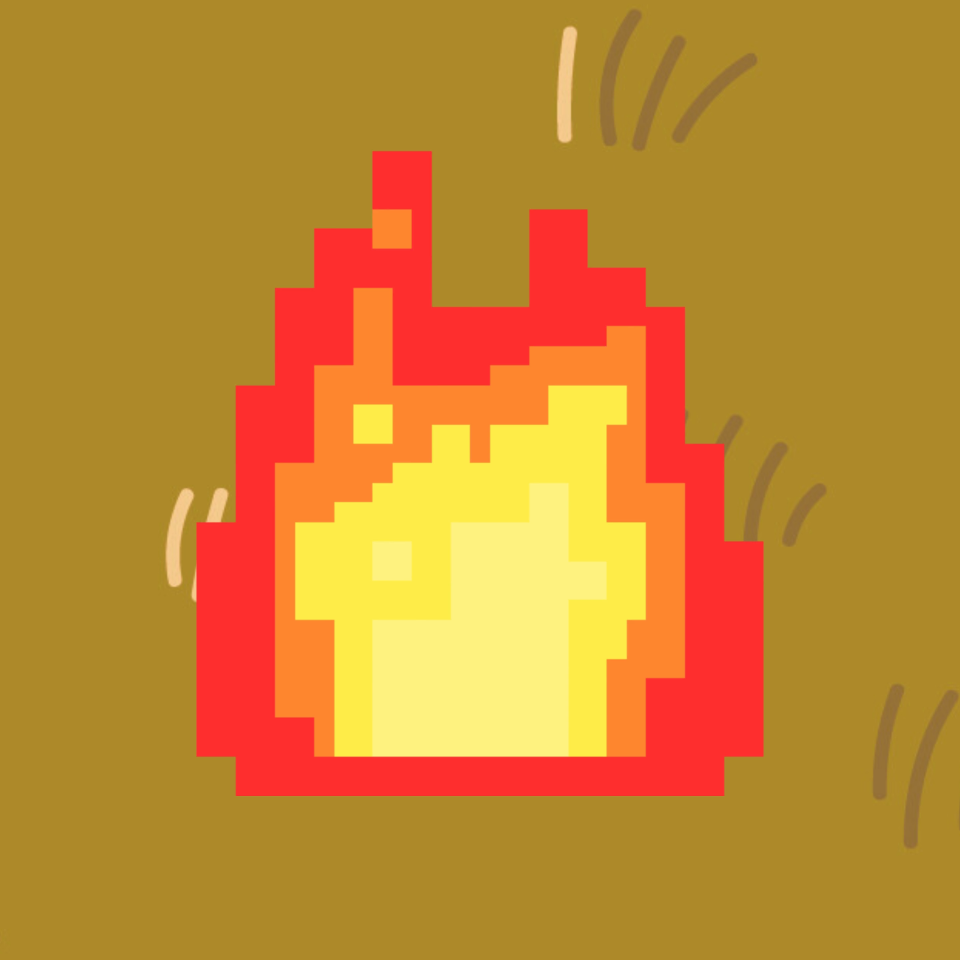
#> input picture frame 16 of image/Fire.mp4, 2880 x 2880 px (shown at 1/3 size)
$ python video_handler.py
#> lines starting #> are read from the running program, lines starting #| are printed output that depends on the picture
import cv2
from PIL import Image

def process(file_name, destination_name):
#> called with file_name = 'Fire.mp4', destination_name = 'fire_animation/fire'
    print(f'Reading animation from {file_name}, destination: {destination_name}')
    vidcap = cv2.VideoCapture(file_name)
    success, image = vidcap.read()
#> image is the input picture: shape (2880, 2880, 3); mean B, G, R 48.3, 135.9, 196.7
    count = 0
    while success:
        image = cv2.resize(image, (200, 200), interpolation = cv2.INTER_AREA)
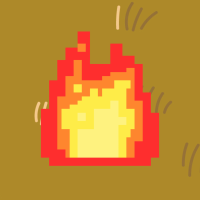
#> image: shape (200, 200, 3); mean B, G, R 48.3, 135.9, 196.7
        cv2.imwrite(f'{destination_name}_{count}.jpg', image)
        success, image = vidcap.read()
        print('Read a new frame: ', success)
#| Read a new frame:  True
        count += 1

if __name__ == "__main__":
    process("Fire.mp4", r"fire_animation/fire")
    process("Water.mp4", r"water_animation/water")

$ run again, starting later in the video
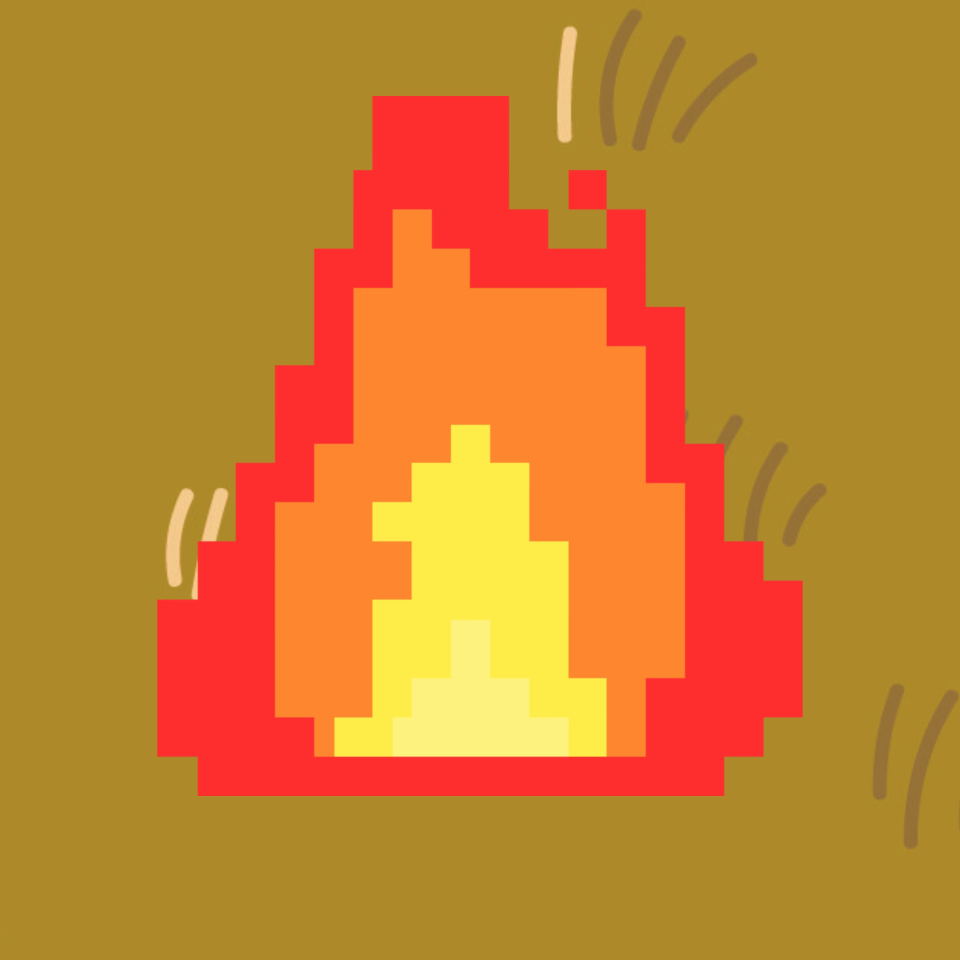
#> input picture frame 72 of image/Fire.mp4, 2880 x 2880 px (shown at 1/3 size)
#> in process, image is the input picture: shape (2880, 2880, 3); mean B, G, R 45.7, 129.6, 199.4
#> in process, `image = cv2.resize(image, (200, 200), interpolation = cv2.INTER_AREA)`:
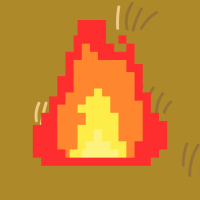
#> image: shape (200, 200, 3); mean B, G, R 45.7, 129.6, 199.4
#| Read a new frame:  True

$ run again, starting later in the video
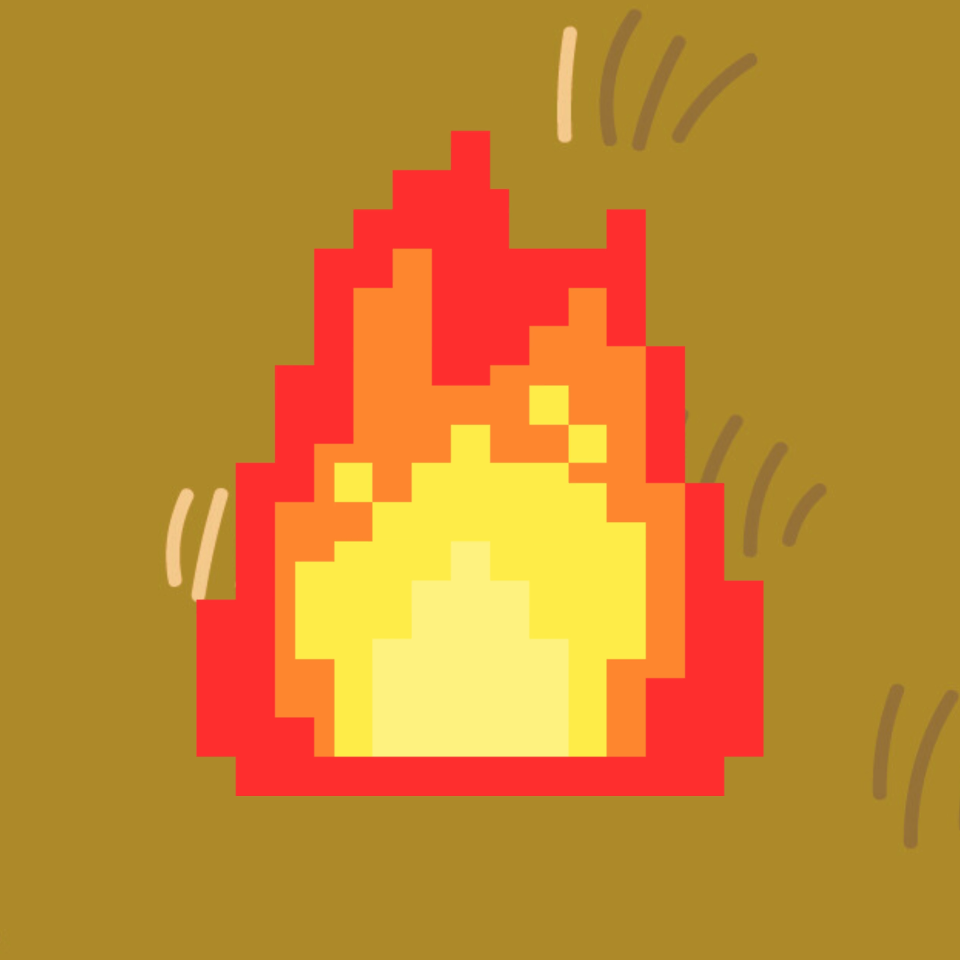
#> input picture frame 129 of image/Fire.mp4, 2880 x 2880 px (shown at 1/3 size)
#> in process, image is the input picture: shape (2880, 2880, 3); mean B, G, R 47.6, 135.5, 196.5
#> in process, `image = cv2.resize(image, (200, 200), interpolation = cv2.INTER_AREA)`:
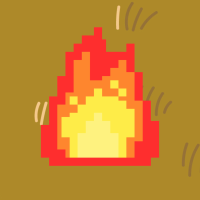
#> image: shape (200, 200, 3); mean B, G, R 47.6, 135.5, 196.5
#| Read a new frame:  True
